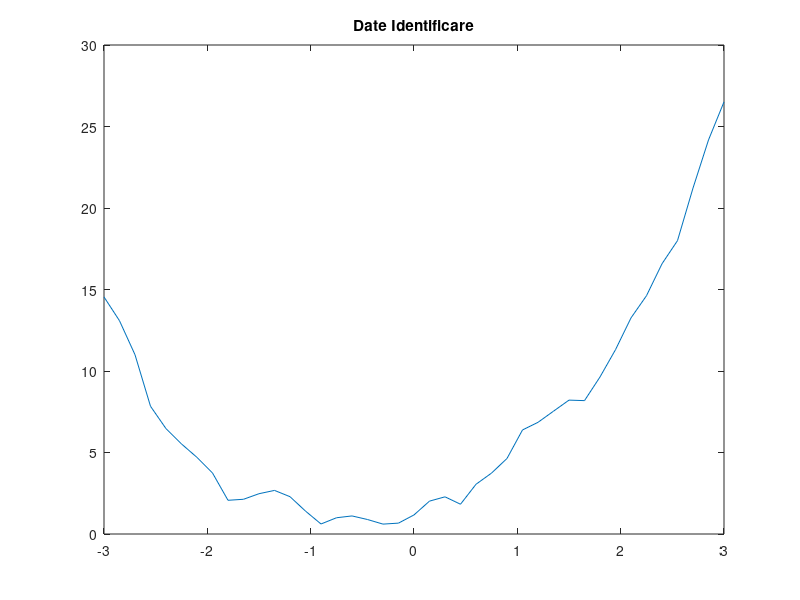
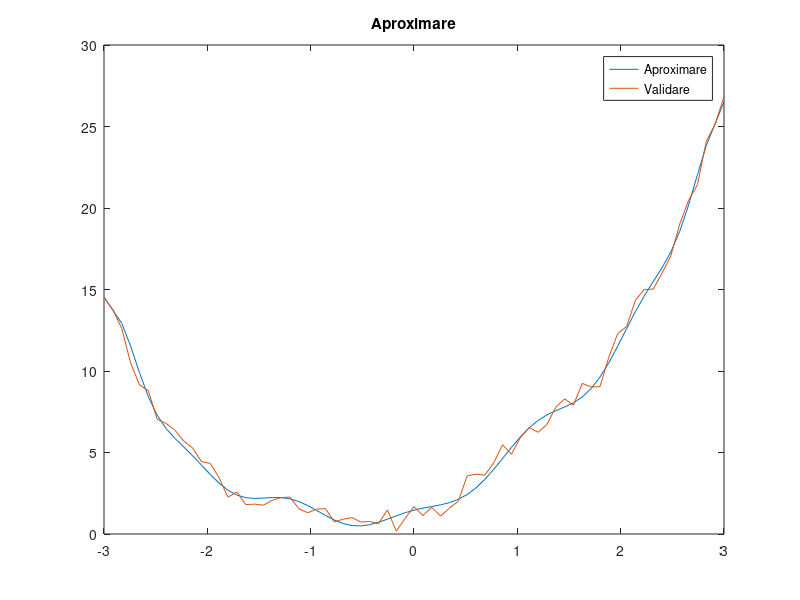
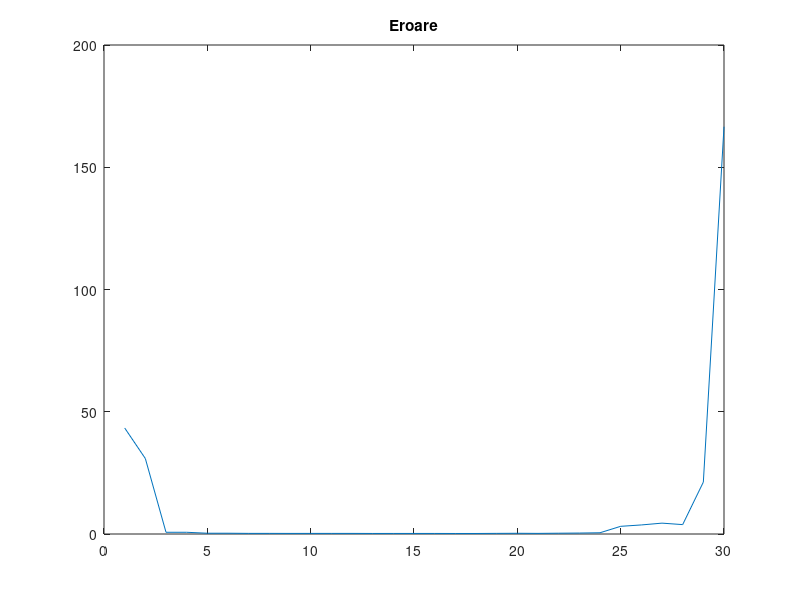

MATLAB code for these plots, in order:
clear all
load('lab2_01');
n = 30;
max_MSE = inf;
gradfinal = 1;
x_id = id.X;
x_val = val.X;
y_id = id.Y;
y_val = val.Y;

%date identificare
figure;
plot(x_id,y_id);
title('Date Identificare');
phi = zeros(length(x_id),n);
phival = zeros(length(x_val),n);
MSE = zeros(1,n);
for z=1:n

for i=1:length(x_id)
  for j=1:z
   phi(i,j) = x_id(i)^(j-1);
  end
end

for i=1:length(x_val)
    for j=1:z
    phival(i,j) = x_val(i)^(j-1);
    end
end

teta = phi\y_id';
yaprox = phival * teta;
e = y_val - yaprox';
MSE(z) = 1/length(e) * sum(e.^2);
if MSE(z) < max_MSE
max_MSE = MSE(z);
yfinal = yaprox;
end

end
figure;
plot(x_val,yfinal);
title('Aproximare');
hold on
plot(x_val,y_val);
legend('Aproximare', 'Validare');
hold off
figure;
plot(1:n,MSE);
title('Eroare');
